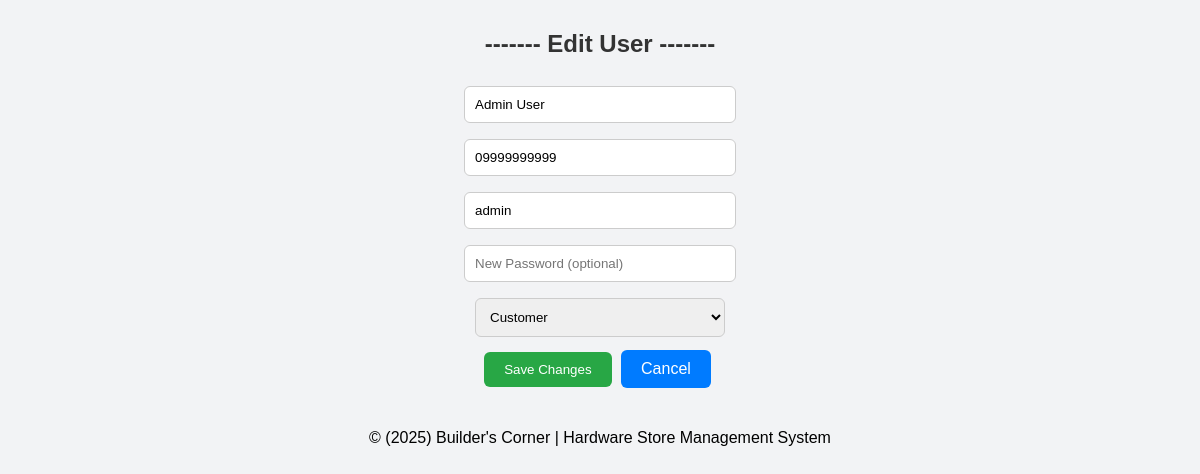
/edit_user.php?id=2, run on the app's committed database.
### tables this page shows
CREATE TABLE `customer` (
  `customerID` int(11) NOT NULL,
  `full_name` varchar(100) NOT NULL,
  `mobile` varchar(20) NOT NULL,
  `username` varchar(50) NOT NULL,
  `password` varchar(255) NOT NULL,
  `created_at` timestamp NULL DEFAULT NULL,
  `user_type` enum('admin','Guest','Contractor') DEFAULT 'Guest'
);

### edit_user.php (the view, shortened to what this page needs)
<?php
include('db_connect.php');
$id = $_GET['id'];
$result = $conn->query("SELECT * FROM customer WHERE customerID=$id");
$user = $result->fetch_assoc();
?>
<!DOCTYPE html>
<html>
<head>
  <link rel="stylesheet" href="user_crud.css">
</head>
<body>
  <h2>------- Edit User -------</h2>
  <form method="POST">
    <input type="text" name="full_name" value="<?php echo htmlspecialchars($user['full_name']); ?>" placeholder="Full Name" required><br>
    <input type="text" name="mobile" value="<?php echo htmlspecialchars($user['mobile']); ?>" placeholder="Mobile Number" required><br>
    <input type="text" name="username" value="<?php echo htmlspecialchars($user['username']); ?>" placeholder="Username" required><br>
    <input type="password" name="password" placeholder="New Password (optional)"><br>
    <select name="user_type" required>
      <option value="Guest" <?php if($user['user_type']=='Guest') echo 'selected'; ?>>Customer</option>
    </select><br>
    <button type="submit">Save Changes</button>
    <a class="btn" href="users.php">Cancel</a>
  </form>
<br><br>
<footer>
  &copy; (2025) Builder's Corner | Hardware Store Management System
</footer>
</body>
</html>

### user_crud.css (style rules this page uses)
body { font-family: "Poppins", sans-serif; background: #f2f3f5; text-align: center; margin: 30px; }
h2 { color: #333; margin-top: 20px; margin-bottom: 20px; }
a { text-decoration: none; color: #007bff; }
.btn, .btn-manage { display: inline-block; padding: 10px 20px; background: #007bff; color: white; border-radius: 6px; margin: 5px; }
form input, form select { width: 250px; padding: 10px; margin: 8px 0; border: 1px solid #ccc; border-radius: 6px; }
button { background: #28a745; color: white; padding: 10px 20px; border: none; border-radius: 6px; cursor: pointer; }

### data on the page
customer: full_name "Admin User", mobile "09999999999", username "admin"
